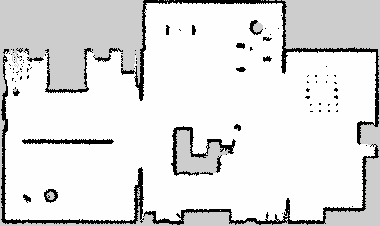
#> input picture src/koala_navigation/maps/Symulacja/Szum/map.pgm, 380 x 226 px
$ python -i heatmapa.py   (imports and definitions only)
#> lines starting #> are read from the running program, lines starting #| are printed output that depends on the picture
import numpy as np
import matplotlib.pyplot as plt
import matplotlib.colors as colors
from PIL import Image
import os
import argparse

class PGMHeatmapGenerator:
    def __init__(self):
        self.supported_colormaps = [
            'viridis', 'plasma', 'inferno', 'magma', 'hot', 'cool',
            'spring', 'summer', 'autumn', 'winter', 'jet', 'rainbow'
        ]

    def read_pgm(self, filepath):
        """
        Wczytuje plik PGM i zwraca jako numpy array
        """
        try:
            # Próba wczytania za pomocą PIL
            with Image.open(filepath) as img:
                # Konwersja do trybu grayscale jeśli potrzeba
#> img is the input picture: PIL image 380x226 L; min 0, max 254, mean 224
                if img.mode != 'L':
                    img = img.convert('L')
                return np.array(img)
        except Exception as e:
            print(f"Błąd przy wczytywaniu {filepath} przez PIL: {e}")

            # Alternatywna metoda - ręczne parsowanie PGM
            try:
                return self._read_pgm_manual(filepath)
            except Exception as e2:
                print(f"Błąd przy ręcznym parsowaniu {filepath}: {e2}")
                return None

    # [32 lines left out: function _read_pgm_manual, not called in this run]

    def create_heatmap(self, data, title="Heatmapa PGM", colormap='viridis',
                      save_path=None, show_colorbar=True, figsize=(10, 8)):
        """
        Tworzy heatmapę z danych
        """
#> called with title = 'Heatmapa: map', colormap = 'viridis', show_colorbar = True, figsize = (10, 8)
        plt.figure(figsize=figsize)

        # Tworzenie heatmapy
        im = plt.imshow(data, cmap=colormap, aspect='auto')

        plt.title(title, fontsize=14, fontweight='bold')

        if show_colorbar:
            cbar = plt.colorbar(im, shrink=0.8)
            cbar.set_label('Intensywność', rotation=270, labelpad=20)

        # Usunięcie osi dla czystszego wyglądu
        plt.axis('off')

        plt.tight_layout()

        if save_path:
            plt.savefig(save_path, dpi=300, bbox_inches='tight')
            print(f"Heatmapa zapisana jako: {save_path}")

        plt.show()
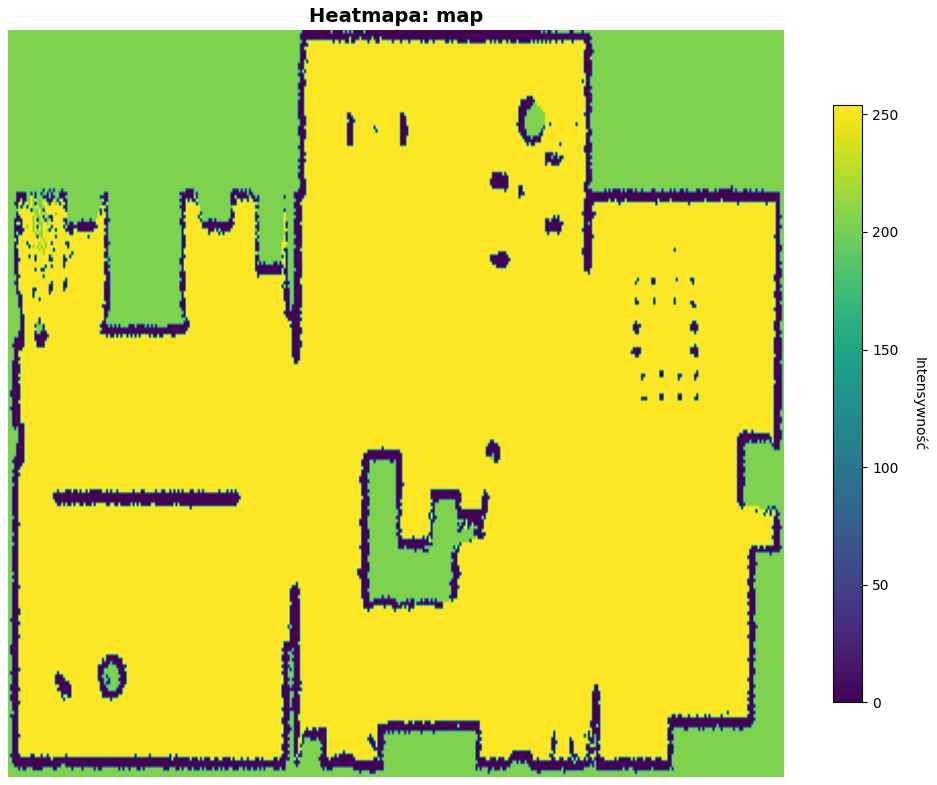
#> figure drawn by matplotlib, 2 panels

    def process_single_file(self, filepath, colormap='viridis', output_dir=None):
        """
        Przetwarza pojedynczy plik PGM
        """
        print(f"Przetwarzanie: {filepath}")

        data = self.read_pgm(filepath)
        if data is None:
            print(f"Nie udało się wczytać {filepath}")
            return

        filename = os.path.splitext(os.path.basename(filepath))[0]
        title = f"Heatmapa: {filename}"

        save_path = None
        if output_dir:
            os.makedirs(output_dir, exist_ok=True)
            save_path = os.path.join(output_dir, f"{filename}_heatmap.png")

        self.create_heatmap(data, title=title, colormap=colormap, save_path=save_path)

        # Wyświetl statystyki
        print(f"Wymiary: {data.shape}")
#| Wymiary: (226, 380)
        print(f"Min: {data.min():.2f}, Max: {data.max():.2f}, Średnia: {data.mean():.2f}")
#| Min: 0.00, Max: 254.00, Średnia: 224.05
        print("-" * 50)

    # [357 lines left out: functions process_directory, compare_colormaps, overlay_files, create_overlay_heatmap, _show_overlay_comparison, main, not called in this run]

# Przykład użycia bez argumentów wiersza poleceń
# [30 lines not run here, left out]

>>> result = PGMHeatmapGenerator().process_single_file('../../koala_navigation/maps/Symulacja/Szum/map.pgm')

$ run again, on src/koala_navigation/maps/Symulacja/map.pgm
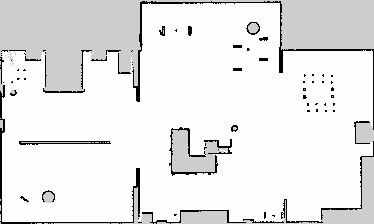
#> input picture src/koala_navigation/maps/Symulacja/map.pgm, 374 x 224 px
#> in read_pgm, img is the input picture: PIL image 374x224 L; min 0, max 254, mean 232
#> in create_heatmap, `plt.show()`:
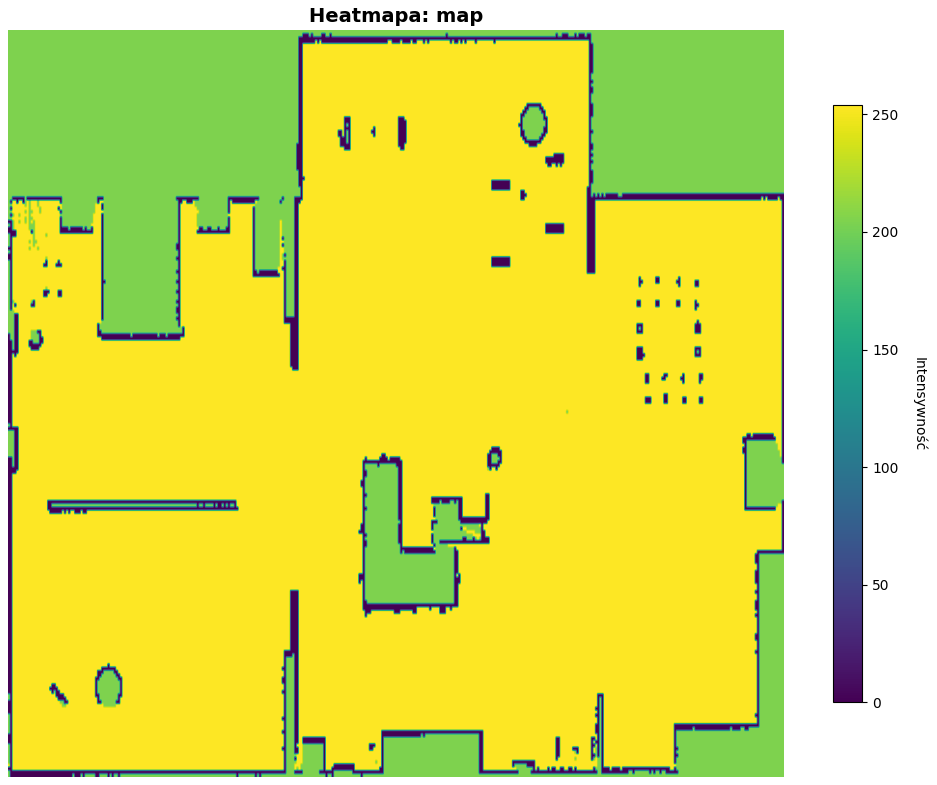
#> figure drawn by matplotlib, 2 panels
#| Wymiary: (224, 374)
#| Min: 0.00, Max: 254.00, Średnia: 231.98

$ run again, on src/kidnapped_robot_finder/map_image.png
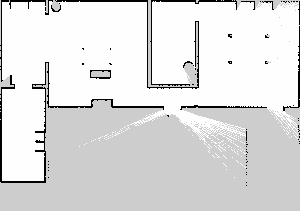
#> input picture src/kidnapped_robot_finder/map_image.png, 300 x 211 px
#> in read_pgm, img is the input picture: PIL image 300x211 L; min 0, max 254, mean 222.8
#> in create_heatmap, `plt.show()`:
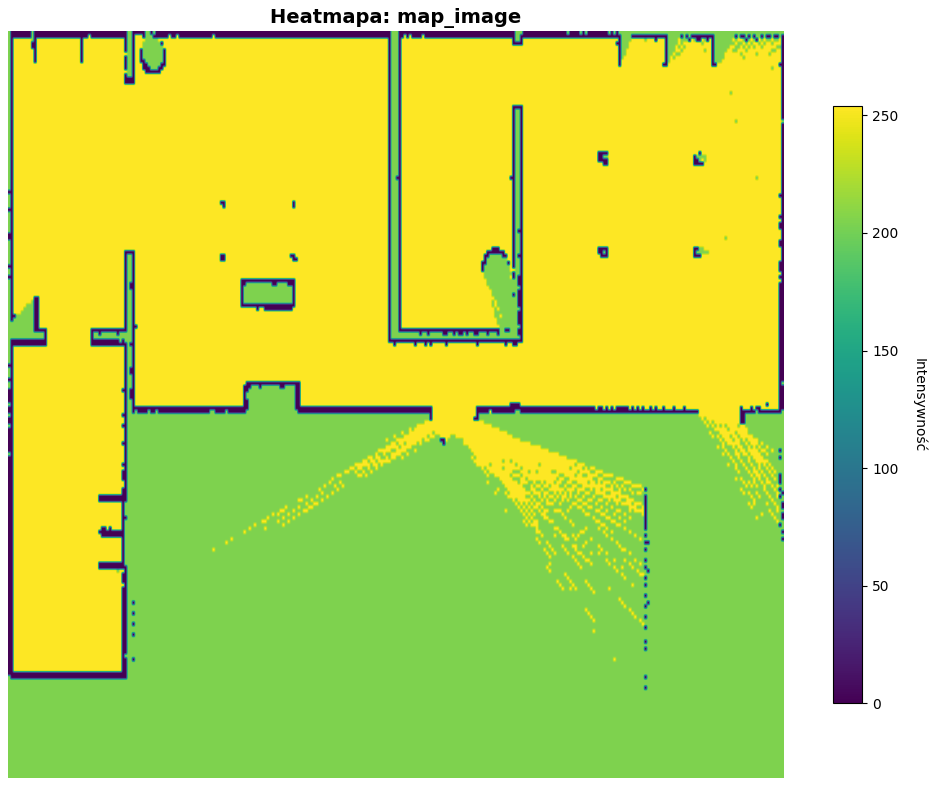
#> figure drawn by matplotlib, 2 panels
#| Wymiary: (211, 300)
#| Min: 0.00, Max: 254.00, Średnia: 222.78
